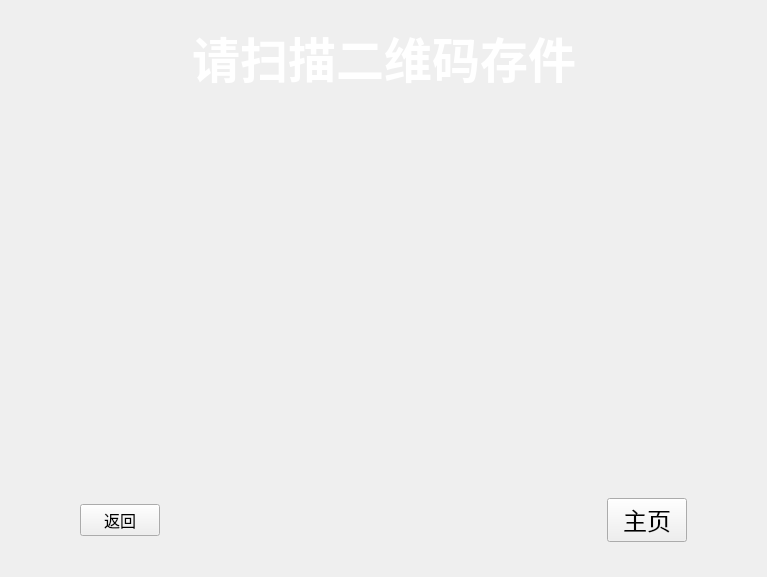
<?xml version="1.0" encoding="UTF-8"?>
<ui version="4.0">
 <class>CQRWidget</class>
 <widget class="QWidget" name="CQRWidget">
  <property name="geometry">
   <rect>
    <x>0</x>
    <y>0</y>
    <width>767</width>
    <height>577</height>
   </rect>
  </property>
  <property name="windowTitle">
   <string>CQRWidget</string>
  </property>
  <property name="styleSheet">
   <string notr="true">QWidget#widget_main
{

border-image: url(:/Image/Resources/Image/1.jpg);

}
</string>
  </property>
  <layout class="QVBoxLayout" name="verticalLayout">
   <property name="spacing">
    <number>0</number>
   </property>
   <property name="leftMargin">
    <number>0</number>
   </property>
   <property name="topMargin">
    <number>0</number>
   </property>
   <property name="rightMargin">
    <number>0</number>
   </property>
   <property name="bottomMargin">
    <number>0</number>
   </property>
   <item>
    <widget class="QWidget" name="widget_main" native="true">
     <layout class="QVBoxLayout" name="verticalLayout_2">
      <property name="spacing">
       <number>0</number>
      </property>
      <property name="leftMargin">
       <number>0</number>
      </property>
      <property name="topMargin">
       <number>0</number>
      </property>
      <property name="rightMargin">
       <number>0</number>
      </property>
      <property name="bottomMargin">
       <number>0</number>
      </property>
      <item>
       <layout class="QHBoxLayout" name="horizontalLayout">
        <item>
         <spacer name="horizontalSpacer_2">
          <property name="orientation">
           <enum>Qt::Horizontal</enum>
          </property>
          <property name="sizeHint" stdset="0">
           <size>
            <width>40</width>
            <height>20</height>
           </size>
          </property>
         </spacer>
        </item>
        <item>
         <widget class="QLabel" name="label_title">
          <property name="font">
           <font>
            <family>Agency FB</family>
            <pointsize>36</pointsize>
            <weight>75</weight>
            <bold>true</bold>
           </font>
          </property>
          <property name="styleSheet">
           <string notr="true">color: rgb(255, 255, 255);</string>
          </property>
          <property name="text">
           <string>请扫描二维码存件</string>
          </property>
          <property name="alignment">
           <set>Qt::AlignCenter</set>
          </property>
         </widget>
        </item>
        <item>
         <spacer name="horizontalSpacer_3">
          <property name="orientation">
           <enum>Qt::Horizontal</enum>
          </property>
          <property name="sizeHint" stdset="0">
           <size>
            <width>40</width>
            <height>20</height>
           </size>
          </property>
         </spacer>
        </item>
       </layout>
      </item>
      <item>
       <layout class="QHBoxLayout" name="horizontalLayout_2">
        <item>
         <spacer name="horizontalSpacer_4">
          <property name="orientation">
           <enum>Qt::Horizontal</enum>
          </property>
          <property name="sizeHint" stdset="0">
           <size>
            <width>40</width>
            <height>20</height>
           </size>
          </property>
         </spacer>
        </item>
        <item>
         <widget class="QLabel" name="label_gif">
          <property name="minimumSize">
           <size>
            <width>350</width>
            <height>350</height>
           </size>
          </property>
          <property name="maximumSize">
           <size>
            <width>350</width>
            <height>350</height>
           </size>
          </property>
          <property name="styleSheet">
           <string notr="true">border-image: url(:/Image/Resources/Image/QR.gif);</string>
          </property>
          <property name="text">
           <string/>
          </property>
         </widget>
        </item>
        <item>
         <spacer name="horizontalSpacer_5">
          <property name="orientation">
           <enum>Qt::Horizontal</enum>
          </property>
          <property name="sizeHint" stdset="0">
           <size>
            <width>40</width>
            <height>20</height>
           </size>
          </property>
         </spacer>
        </item>
       </layout>
      </item>
      <item>
       <widget class="QWidget" name="widget_2" native="true">
        <layout class="QHBoxLayout" name="horizontalLayout_3">
         <property name="spacing">
          <number>0</number>
         </property>
         <property name="leftMargin">
          <number>80</number>
         </property>
         <property name="topMargin">
          <number>0</number>
         </property>
         <property name="rightMargin">
          <number>80</number>
         </property>
         <property name="bottomMargin">
          <number>0</number>
         </property>
         <item>
          <widget class="QPushButton" name="btn_back">
           <property name="font">
            <font>
             <family>微软雅黑</family>
             <pointsize>12</pointsize>
            </font>
           </property>
           <property name="text">
            <string>返回</string>
           </property>
          </widget>
         </item>
         <item>
          <spacer name="horizontalSpacer">
           <property name="orientation">
            <enum>Qt::Horizontal</enum>
           </property>
           <property name="sizeHint" stdset="0">
            <size>
             <width>712</width>
             <height>20</height>
            </size>
           </property>
          </spacer>
         </item>
         <item>
          <widget class="QPushButton" name="btn_home">
           <property name="font">
            <font>
             <family>微软雅黑</family>
             <pointsize>18</pointsize>
            </font>
           </property>
           <property name="text">
            <string>主页</string>
           </property>
          </widget>
         </item>
        </layout>
       </widget>
      </item>
     </layout>
    </widget>
   </item>
  </layout>
 </widget>
 <layoutdefault spacing="6" margin="11"/>
 <resources>
  <include location="QtControl.qrc"/>
 </resources>
 <connections/>
</ui>
